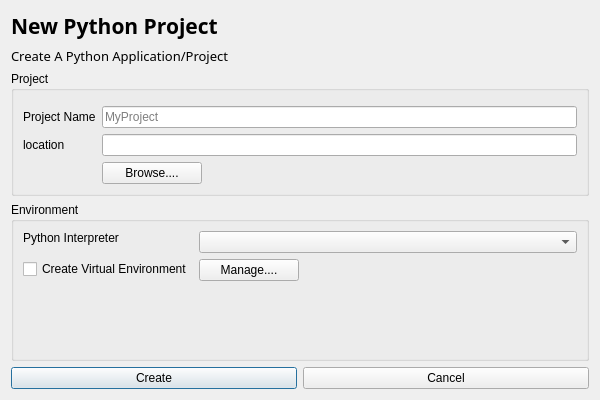
<?xml version="1.0" encoding="UTF-8"?>
<ui version="4.0">
 <class>Dialog</class>
 <widget class="QDialog" name="Dialog">
  <property name="geometry">
   <rect>
    <x>0</x>
    <y>0</y>
    <width>600</width>
    <height>400</height>
   </rect>
  </property>
  <property name="minimumSize">
   <size>
    <width>600</width>
    <height>400</height>
   </size>
  </property>
  <property name="maximumSize">
   <size>
    <width>600</width>
    <height>400</height>
   </size>
  </property>
  <property name="baseSize">
   <size>
    <width>600</width>
    <height>400</height>
   </size>
  </property>
  <property name="windowTitle">
   <string>Dialog</string>
  </property>
  <layout class="QVBoxLayout" name="verticalLayout_2">
   <item>
    <layout class="QVBoxLayout" name="verticalLayout">
     <item>
      <widget class="QLabel" name="titlelabel">
       <property name="font">
        <font>
         <family>Cascadia Mono</family>
         <pointsize>16</pointsize>
         <weight>75</weight>
         <italic>false</italic>
         <bold>true</bold>
        </font>
       </property>
       <property name="text">
        <string>New Python Project</string>
       </property>
      </widget>
     </item>
     <item>
      <widget class="QLabel" name="DesciptionLabel">
       <property name="font">
        <font>
         <family>Cascadia Mono</family>
         <pointsize>10</pointsize>
        </font>
       </property>
       <property name="text">
        <string>Create A Python Application/Project</string>
       </property>
      </widget>
     </item>
     <item>
      <widget class="QGroupBox" name="ProjectGroup">
       <property name="title">
        <string>Project</string>
       </property>
       <layout class="QFormLayout" name="formLayout_2">
        <item row="0" column="0">
         <layout class="QFormLayout" name="formLayout"/>
        </item>
        <item row="1" column="0">
         <widget class="QLabel" name="ProjectNameLabel">
          <property name="text">
           <string>Project Name</string>
          </property>
         </widget>
        </item>
        <item row="1" column="1">
         <widget class="QLineEdit" name="lineEdit">
          <property name="placeholderText">
           <string>MyProject</string>
          </property>
         </widget>
        </item>
        <item row="3" column="0">
         <widget class="QLabel" name="locationLabel">
          <property name="text">
           <string>location</string>
          </property>
         </widget>
        </item>
        <item row="3" column="1">
         <widget class="QLineEdit" name="LocationEdit">
          <property name="enabled">
           <bool>true</bool>
          </property>
          <property name="sizePolicy">
           <sizepolicy hsizetype="Expanding" vsizetype="Fixed">
            <horstretch>0</horstretch>
            <verstretch>0</verstretch>
           </sizepolicy>
          </property>
          <property name="maximumSize">
           <size>
            <width>16777215</width>
            <height>16777215</height>
           </size>
          </property>
         </widget>
        </item>
        <item row="4" column="1">
         <widget class="QPushButton" name="pushButton">
          <property name="sizePolicy">
           <sizepolicy hsizetype="Preferred" vsizetype="Fixed">
            <horstretch>0</horstretch>
            <verstretch>0</verstretch>
           </sizepolicy>
          </property>
          <property name="maximumSize">
           <size>
            <width>100</width>
            <height>16777215</height>
           </size>
          </property>
          <property name="text">
           <string>Browse....</string>
          </property>
         </widget>
        </item>
       </layout>
      </widget>
     </item>
    </layout>
   </item>
   <item>
    <widget class="QGroupBox" name="environmentGroup">
     <property name="title">
      <string>Environment</string>
     </property>
     <layout class="QFormLayout" name="formLayout_4">
      <item row="1" column="0">
       <layout class="QFormLayout" name="formLayout_3">
        <property name="horizontalSpacing">
         <number>0</number>
        </property>
        <item row="0" column="0">
         <widget class="QLabel" name="PILabel">
          <property name="text">
           <string>Python Interpreter</string>
          </property>
         </widget>
        </item>
       </layout>
      </item>
      <item row="1" column="1">
       <widget class="QComboBox" name="comboBox"/>
      </item>
      <item row="2" column="1">
       <widget class="QPushButton" name="ManageEnvButton">
        <property name="sizePolicy">
         <sizepolicy hsizetype="Preferred" vsizetype="Fixed">
          <horstretch>0</horstretch>
          <verstretch>0</verstretch>
         </sizepolicy>
        </property>
        <property name="maximumSize">
         <size>
          <width>100</width>
          <height>16777215</height>
         </size>
        </property>
        <property name="text">
         <string>Manage....</string>
        </property>
       </widget>
      </item>
      <item row="2" column="0">
       <widget class="QCheckBox" name="Create_venv_check">
        <property name="text">
         <string>Create Virtual Environment</string>
        </property>
       </widget>
      </item>
     </layout>
    </widget>
   </item>
   <item>
    <layout class="QHBoxLayout" name="buttonsLayout">
     <item>
      <widget class="QPushButton" name="createBut">
       <property name="text">
        <string>Create</string>
       </property>
       <property name="default">
        <bool>true</bool>
       </property>
      </widget>
     </item>
     <item>
      <widget class="QPushButton" name="cancelBut">
       <property name="text">
        <string>Cancel</string>
       </property>
      </widget>
     </item>
    </layout>
   </item>
  </layout>
 </widget>
 <resources/>
 <connections/>
</ui>
